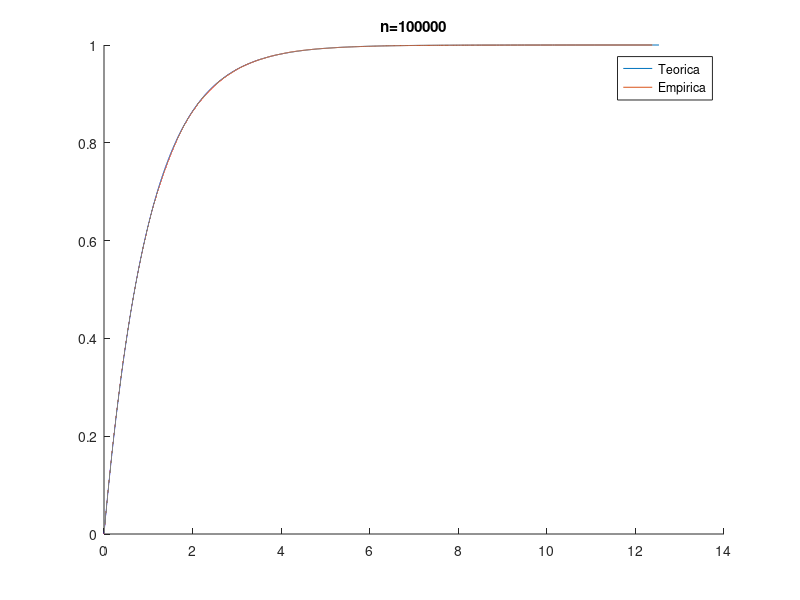

Write MATLAB code to recreate this figure.
n = 100000;
lambda = 1;
X = sort(-(1/lambda)*log(rand(n,1)/lambda));

F = (1-exp(-lambda*X));
[F_est, x_est] = ecdf(X);
F_est = F_est(1:end-1);
x_est = x_est(1:end-1);

figure
hold on
plot(X,F)
plot(x_est,F_est)
legend('Teorica','Empirica')
title(strcat('n=',num2str(n)))
hold off

GlivCant = max(abs(F_est-F));
disp(strcat('Glivenko-Cantelli: ',num2str(GlivCant)))